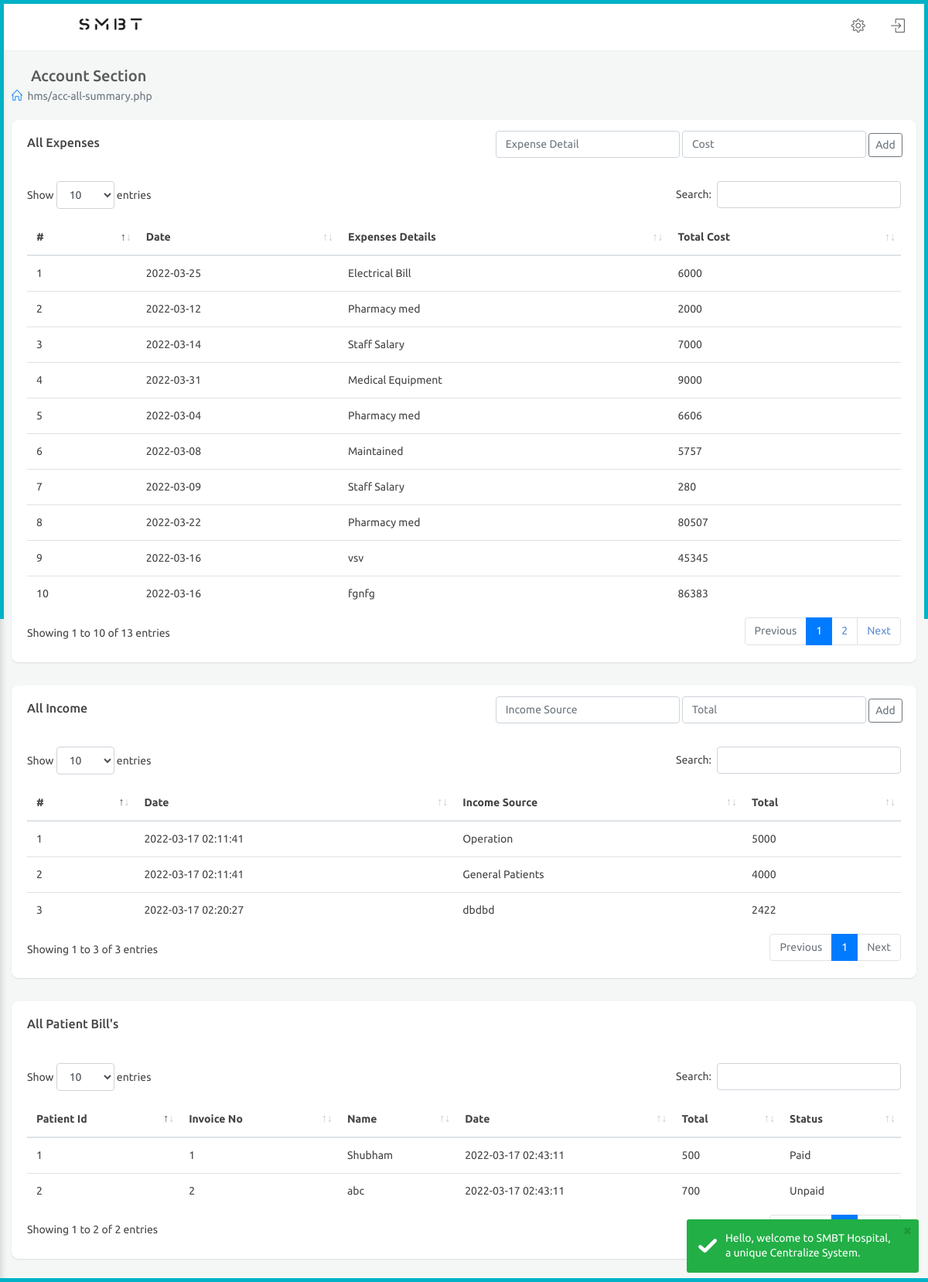
Page /acc-all-summary.php (signed in) on the committed database.
### tables this page shows
CREATE TABLE `expenses` (
  `expid` int NOT NULL AUTO_INCREMENT,
  `date` date DEFAULT NULL,
  `details` varchar(200) DEFAULT NULL,
  `total` int DEFAULT NULL,
  PRIMARY KEY (`expid`),
  UNIQUE KEY `expid_UNIQUE` (`expid`)
);

CREATE TABLE `income` (
  `incid` int NOT NULL AUTO_INCREMENT,
  `date` datetime DEFAULT CURRENT_TIMESTAMP,
  `incomesource` varchar(45) DEFAULT NULL,
  `total` int DEFAULT NULL,
  PRIMARY KEY (`incid`),
  UNIQUE KEY `incid_UNIQUE` (`incid`)
);

CREATE TABLE `patientbill` (
  `invoiceid` int NOT NULL AUTO_INCREMENT,
  `pid` int DEFAULT NULL,
  `pname` varchar(45) DEFAULT NULL,
  `pemail` varchar(45) DEFAULT NULL,
  `pcontact` decimal(10,0) DEFAULT NULL,
  `date` datetime DEFAULT CURRENT_TIMESTAMP,
  `DoctorFee` int DEFAULT '0',
  `AmbulanceCharge` int DEFAULT '0',
  `PharmacyTotal` int DEFAULT '0',
  `BedCharge` int DEFAULT '0',
  `MRI` int DEFAULT '0',
  `GST` int DEFAULT '0',
  `GrandTotal` int DEFAULT '0',
  `CtScan` int DEFAULT '0',
  `Ot` int DEFAULT '0',
  `btransfusion` int DEFAULT '0',
  `Dialysis` int DEFAULT '0',
  `dexa` int DEFAULT '0',
  `Ultrasound` int DEFAULT '0',
  `X_ray` int DEFAULT '0',
  `ecg` int DEFAULT '0',
  `Other` int DEFAULT '0',
  `status` varchar(45) DEFAULT 'Unpaid',
  `refDocname` varchar(45) DEFAULT NULL,
  `refDocNum` decimal(10,0) DEFAULT NULL,
  `refDocemail` varchar(45) DEFAULT NULL,
  `discount` int DEFAULT '0',
  PRIMARY KEY (`invoiceid`),
  UNIQUE KEY `bid_UNIQUE` (`invoiceid`),
  KEY `patientid_idx` (`pid`),
  CONSTRAINT `patientid` FOREIGN KEY (`pid`) REFERENCES `patient` (`pid`)
);

### acc-all-summary.php (the view, shortened to what this page needs)
<?php
  include("include/account-header.php");
  ?>
            <div class="row clearfix">
                <div class="col-lg-12">
                    <div class="card">
                        <div class="header">
                            <h2>All Expenses</h2>
                            <ul class="header-dropdown">
                                <div class="row-sm-13">
                                    <form action="#" method="post">
                                    <li>
                                        <div class="form-group m-t-24">
                                            <input type="text" class="form-control" placeholder="Expense Detail" name="edetail">
                                        </div>
                                    </li>
                                    <li>
                                        <div class="form-group m-t-24">
                                            <input type="text" class="form-control" placeholder="Cost" name="ecost">
                                        </div>
                                    </li>
                                    <li>
                                        <div class="action">
                                                <button type="submit" class="btn btn-sm -m2 btn-outline-secondary" title="Edit" name="Add1">Add</button>&nbsp;
                                        </div>
                                    </li>
                                    </form>
                                </div>
                            </ul>
                        </div>
                        <div class="body">
                            <div class="table-responsive ">
                                <table class="table m-b-0 table table-hover js-basic-example dataTable table-custom">
                                    <thead class="thead-datk">
                                        <tr>
                                            <th>#</th>
                                            <th>Date</th>
                                            <th>Expenses Details</th>
                                            <th>Total Cost</th>
                                        </tr>
                                    </thead>
                                    <tbody>
                                        <?php
                                        $expenses= mysqli_query($conn,"SELECT * FROM hospital.expenses;");
                                        while($expensesrow=mysqli_fetch_assoc($expenses))
                                        {
                                        echo"<tr>";
                                            echo"<td>". $expensesrow['expid'] ."</td>";
                                            echo"<td>". $expensesrow['date'] ."</td>";
                                            echo"<td><span>". $expensesrow['details'] ."</span></td>";
                                            echo"<td>". $expensesrow['total'] ."</td>";
                                        echo"</tr>";
                                        }
                                        ?>
                                    </tbody>
                                </table>
                            </div>
                        </div>
                    </div>
                </div>
                <div class="col-lg-12">
                    <div class="card">
                        <div class="header">
                            <h2>All Income</h2>
                            <ul class="header-dropdown">
                                <div class="row-sm-13">
                                    <form action="#" method="post">
                                    <li>
                                        <div class="form-group m-t-24">
                                            <input type="text" class="form-control" placeholder="Income Source" name="isource">
                                        </div>
                                    </li>
                                    <li>
                                        <div class="form-group m-t-24">
                                            <input type="text" class="form-control" placeholder="Total" name="itotal">
                                        </div>
                                    </li>
                                    <li>
                                        <div class="action">
                                                <button type="submit" class="btn btn-sm -m2 btn-outline-secondary" title="Edit" name="Add2">Add</button>&nbsp;
                                        </div>
                                    </li>
                                    </form>
                                </div>
                            </ul>
                        </div>
                        <div class="body">
                            <div class="table-responsive ">
                                <table class="table m-b-0 table table-hover js-basic-example dataTable table-custom">
                                    <thead class="thead-datk">
                                        <tr>
                                            <th>#</th>
                                            <th>Date</th>
                                            <th>Income Source</th>
                                            <th>Total</th>
                                        </tr>
                                    </thead>
                                    <tbody>
                                        <?php
                                        $income= mysqli_query($conn,"SELECT * FROM hospital.income;");
                                        while($incomerow=mysqli_fetch_assoc($income))
                                        {
                                        echo"<tr>";
                                            echo"<td>". $incomerow['incid'] ."</td>";
                                            echo"<td>". $incomerow['date'] ."</td>";
                                            echo"<td><span>". $incomerow['incomesource'] ."</span></td>";
                                            echo"<td>". $incomerow['total'] ."</td>";
                                        echo"</tr>";
                                        }
                                        ?>
                                    </tbody>
                                </table>
                            </div>
                        </div>
                    </div>
                </div>
            </div>
            <div class="row clearfix">
                <div class="col-lg-12">
                    <div class="card">
                        <div class="header">
                            <h2>All Patient Bill's</h2>
                        </div>
                        <div class="body">
                            <div class="table-responsive ">
                                <table class="table m-b-0 table table-hover js-basic-example dataTable table-custom">
                                    <thead class="thead-datk">
                                        <tr>
                                            <th>Patient Id</th>
                                            <th>Invoice No</th>
                                            <th>Name</th>
                                            <th>Date</th>
                                            <th>Total</th>
                                            <th>Status</th>
                                        </tr>
                                    </thead>
                                    <tbody>
                                        <?php
                                        $pbill= mysqli_query($conn,"SELECT * FROM hospital.patientbill;");
                                        while($pbillrow=mysqli_fetch_assoc($pbill))
                                        {
                                        echo"<tr>";
                                            echo"<td>". $pbillrow['pid'] ."</td>";
                                            echo"<td>". $pbillrow['invoiceid'] ."</td>";
                                            echo"<td><span>". $pbillrow['pname'] ."</span></td>";
                                            echo"<td>". $pbillrow['date'] ."</td>";
                                            echo"<td>". $pbillrow['GrandTotal'] ."</td>";
                                            echo"<td>". $pbillrow['status'] ."</td>";
                                        echo"</tr>";
                                        }
                                        ?>
                                    </tbody>
                                </table>
                            </div>
                        </div>
                    </div>
                </div>
            </div>
<?php
  include("include/account-footer.php");
  ?>

### assets/css/chatapp.css (style rules this page uses)
.clearfix:after { visibility:hidden;display:block;font-size:0;content:" ";clear:both;height:0 }

### assets/css/color_skins.css (style rules this page uses)
.theme-cyan:before,.theme-cyan:after { background:#01b2c6 }

### rows in the picture
expenses: expid "1", date "2022-03-25", details "Electrical Bill", total "6000"
expenses: expid "2", date "2022-03-12", details "Pharmacy med", total "2000"
expenses: expid "3", date "2022-03-14", details "Staff Salary", total "7000"
expenses: expid "4", date "2022-03-31", details "Medical Equipment", total "9000"
expenses: expid "5", date "2022-03-04", details "Pharmacy med", total "6606"
expenses: expid "6", date "2022-03-08", details "Maintained", total "5757"
expenses: expid "7", date "2022-03-09", details "Staff Salary", total "280"
expenses: expid "8", date "2022-03-22", details "Pharmacy med", total "80507"
expenses: expid "9", date "2022-03-16", details "vsv", total "45345"
expenses: expid "10", date "2022-03-16", details "fgnfg", total "86383"
income: incid "1", date "2022-03-17 02:11:41", incomesource "Operation", total "5000"
income: incid "2", date "2022-03-17 02:11:41", incomesource "General Patients", total "4000"
income: incid "3", date "2022-03-17 02:20:27", incomesource "dbdbd", total "2422"
patientbill: pid "1", invoiceid "1", pname "Shubham", date "2022-03-17 02:43:11", GrandTotal "500", status "Paid"
patientbill: pid "2", invoiceid "2", pname "abc", date "2022-03-17 02:43:11", GrandTotal "700", status "Unpaid"

### other values in the picture
$currentPage "hms/acc-all-summary.php"
